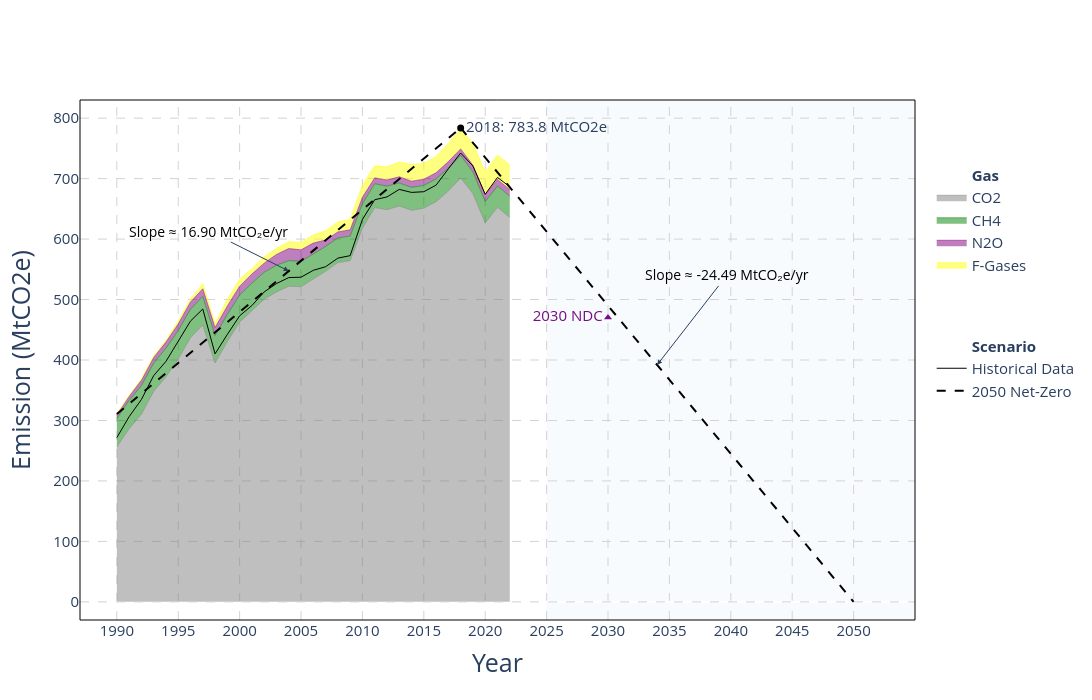

The cell this chart's notebook holds for it:
### Code cell
fig = go.Figure()

# emiss_2018 = 727.6
emiss_2018 = 783.8

# === Legend Group: Gases ===
fig.add_trace(go.Scatter(
    x=[None], y=[None], mode='lines',
    line=dict(color='rgba(0,0,0,0)'),
    name='<br><br><br><b>Gas</b>', showlegend=True, hoverinfo='skip'
))
fig.add_trace(go.Scatter(x=dfHistGas['Year'], y=dfHistGas['CO2_stack'],
    mode='lines', name='CO2', fill='tozeroy',
    line=dict(width=0.5, color='grey')
))
fig.add_trace(go.Scatter(x=dfHistGas['Year'], y=dfHistGas['CH4_stack'],
    mode='lines', name='CH4', fill='tonexty',
    line=dict(width=0.5, color='green')
))
fig.add_trace(go.Scatter(x=dfHistGas['Year'], y=dfHistGas['N2O_stack'],
    mode='lines', name='N2O', fill='tonexty',
    line=dict(width=0.5, color='purple')
))
fig.add_trace(go.Scatter(x=dfHistGas['Year'], y=dfHistGas['FGas_stack'],
    mode='lines', name='F-Gases', fill='tonexty',
    line=dict(width=0.5, color='yellow')
))

fig.add_trace(go.Scatter(
    x=[2030], y=[emiss_2018 * 0.6],
    mode='markers+text',
    marker=dict(color='#750D86', size=7, symbol='triangle-up'),
    text='2030 NDC', textposition="middle left",
    textfont=dict(size=15, color="#750D86"),
    showlegend=False
))


# === Static Reference Point ===
fig.add_trace(go.Scatter(
    x=[2018], y=[emiss_2018],
    mode='markers+text',
    marker=dict(color='black', size=7),
    text=f'2018: {emiss_2018} MtCO2e',
    textposition='middle right',
    textfont=dict(size=15),
    showlegend=False
))
# === Legend Group: Scenarios ===
fig.add_trace(go.Scatter(
    x=[None], y=[None], mode='lines',
    line=dict(color='rgba(0,0,0,0)'),
    name='<br><br><br><b>Scenario</b>', showlegend=True, hoverinfo='skip'
))
fig.add_trace(go.Scatter(
    x=dfHist['index'],
    y=dfHist['순배출량'] / 1000,
    mode='lines', name='Historical Data',
    line=dict(color='black', width=1)
))

# === Axes & Layout ===
fig.update_layout(
    # title="<b>Historical Greenhouse gas emissions of Korea</b>",
    # title_font_size=28,
    # title_x=0.43,
    legend_traceorder="normal",
    legend_title='',
    legend_font_size=15,
    plot_bgcolor='rgba(0,0,0,0)',
    width=1200,
    height=700,
    xaxis=dict(
        showgrid=False,
        title="Year", title_font_size=25,
        tickvals=list(range(1990, 2055, 5)),
        tickfont_size=15,
        range=[1987, 2055]
    ),
    yaxis=dict(
        showgrid=False,
        title="Emission (MtCO2e)", title_font_size=25,
        tickvals=list(range(0, 801, 100)),
        tickfont_size=15,
        range=[-30, 830]
    )
)


# === Grid Lines (manual dashed lines) ===
for x in range(1990, 2055, 5):
    fig.add_shape(type="line", x0=x, x1=x, y0=-30, y1=830,
                  line=dict(color="LightGrey", width=1, dash="dash"),
                  layer='below')
for y in range(0, 831, 100):
    fig.add_shape(type="line", x0=1987, x1=2055, y0=y, y1=y,
                  line=dict(color="LightGrey", width=1, dash="dash"),
                  layer='below')
fig.add_shape(type="line", x0=1987, x1=2055, y0=0, y1=0,
              line=dict(color="LightGrey", width=1, dash="dash"),
              layer='above')

# === Optional: Highlight window 2025–2035 ===
fig.add_vrect(x0=2025, x1=2055, fillcolor="LightBlue", opacity=0.1,
              layer="below", line_width=0)

# === Box Around Plot ===
fig.add_shape(
    type="rect", xref="paper", yref="paper",
    x0=0, x1=1, y0=0, y1=1,
    line=dict(color="black", width=1),
    layer="above"
)

fig.add_trace(go.Scatter(
    x=[2018, 2050],
    y=[783.8,   0],
    mode="lines",
    line=dict(color="black", dash="dash", width=2),
    name="2050 Net-Zero"
))


# fig.add_annotation(
#     text="w/o International Offset",
#     xref="paper", 
#     yref="paper",
#     x=0.5,
#     y=1.08,
#     showarrow=False,
#     font=dict(size=21, color="grey"),
#     align="center"
# )

# 1) 기울기 계산
slope = (783.8 - 310.57) / (2018 - 1990)  # ≈ 16.81 MtCO2e per year

# 2) 1990→2018 dashed 선 추가
fig.add_shape(
    type="line",
    xref="x", yref="y",
    x0=1990, y0=310.57,
    x1=2018, y1=783.8,
    line=dict(color="black", dash="dash", width=2),
    layer="above"
)

# 3) 중간 지점에 화살표와 함께 기울기 표시
mid_x = 2004
mid_y = (310.57 + 783.8) / 2

fig.add_annotation(
    x=mid_x, y=mid_y,
    text=f"Slope ≈ {slope:.2f} MtCO₂e/yr",
    showarrow=True,
    arrowhead=2,
    ax=-80,    # 화살표 꼬리 위치 조정
    ay=-40,
    font=dict(size=14, color="black")
)

# 1) Calculate net-zero slope from 2018→2050
slope_nz = (0 - 783.8) / (2050 - 2018)  # ≈ -24.49 MtCO₂e/yr

# 3) Annotate the slope at the midpoint
mid_x = (2018 + 2050) / 2       # 2034
mid_y = (783.8 +   0) / 2       # 391.9

fig.add_annotation(
    x=mid_x, y=mid_y,
    text=f"Slope ≈ {slope_nz:.2f} MtCO₂e/yr",
    showarrow=True,
    arrowhead=2,
    ax=70,    # tweak horizontal offset of the arrow tail
    ay=-90,   # tweak vertical offset
    font=dict(size=14, color="black")
)

fig

### Figure 1 — Plotly figure (JSON) as saved in the notebook; plotly's stock layout.template omitted (floating-point values rounded to 4 significant figures)
{"data": [{"hoverinfo": "skip", "line": {"color": "rgba(0,0,0,0)"}, "mode": "lines", "name": "<br><br><br><b>Gas</b>", "showlegend": true, "type": "scatter", "x": [null], "y": [null]}, {"fill": "tozeroy", "line": {"color": "grey", "width": 0.5}, "mode": "lines", "name": "CO2", "type": "scatter", "x": [1990, 1991, 1992, 1993, 1994, 1995, 1996, 1997, 1998, 1999, 2000, 2001, 2002, 2003, 2004, 2005, 2006, 2007, 2008, 2009, 2010, 2011, 2012, 2013, 2014, 2015, 2016, 2017, 2018, 2019, 2020, 2021, 2022], "y": [256.2, 286.2, 310.4, 347.7, 372.2, 401.7, 437.1, 457.9, 395.0, 430.5, 462.6, 482.3, 500.5, 512.5, 521.9, 521.3, 533.4, 546.7, 561.1, 564.3, 618.0, 652.0, 648.7, 654.7, 647.5, 651.1, 661.8, 679.6, 701.1, 675.2, 626.7, 652.5, 635.8]}, {"fill": "tonexty", "line": {"color": "green", "width": 0.5}, "mode": "lines", "name": "CH4", "type": "scatter", "x": [1990, 1991, 1992, 1993, 1994, 1995, 1996, 1997, 1998, 1999, 2000, 2001, 2002, 2003, 2004, 2005, 2006, 2007, 2008, 2009, 2010, 2011, 2012, 2013, 2014, 2015, 2016, 2017, 2018, 2019, 2020, 2021, 2022], "y": [303.0, 333.3, 357.6, 394.9, 419.5, 448.8, 484.1, 505.0, 440.6, 475.4, 507.3, 527.2, 545.0, 556.8, 564.3, 563.4, 575.3, 587.8, 601.8, 605.0, 658.7, 691.5, 687.5, 692.8, 685.5, 688.9, 699.4, 717.5, 738.2, 711.1, 662.3, 687.8, 671.0]}, {"fill": "tonexty", "line": {"color": "purple", "width": 0.5}, "mode": "lines", "name": "N2O", "type": "scatter", "x": [1990, 1991, 1992, 1993, 1994, 1995, 1996, 1997, 1998, 1999, 2000, 2001, 2002, 2003, 2004, 2005, 2006, 2007, 2008, 2009, 2010, 2011, 2012, 2013, 2014, 2015, 2016, 2017, 2018, 2019, 2020, 2021, 2022], "y": [309.4, 340.1, 366.5, 404.2, 429.6, 459.7, 496.0, 517.8, 453.6, 489.3, 522.1, 542.3, 560.2, 574.6, 584.3, 582.2, 593.3, 598.4, 611.8, 615.3, 669.3, 701.2, 697.7, 703.0, 695.7, 699.0, 709.7, 728.1, 749.1, 722.1, 673.0, 698.6, 681.7]}, {"fill": "tonexty", "line": {"color": "yellow", "width": 0.5}, "mode": "lines", "name": "F-Gases", "type": "scatter", "x": [1990, 1991, 1992, 1993, 1994, 1995, 1996, 1997, 1998, 1999, 2000, 2001, 2002, 2003, 2004, 2005, 2006, 2007, 2008, 2009, 2010, 2011, 2012, 2013, 2014, 2015, 2016, 2017, 2018, 2019, 2020, 2021, 2022], "y": [310.6, 341.2, 368.8, 406.8, 432.8, 464.5, 501.1, 526.1, 460.2, 500.6, 533.5, 550.8, 571.0, 584.5, 595.8, 594.4, 607.0, 613.6, 628.4, 632.3, 689.4, 721.1, 719.4, 727.6, 723.5, 725.3, 736.7, 758.3, 782.9, 758.2, 710.8, 739.2, 722.6]}, {"marker": {"color": "#750D86", "size": 7, "symbol": "triangle-up"}, "mode": "markers+text", "showlegend": false, "text": "2030 NDC", "textfont": {"color": "#750D86", "size": 15}, "textposition": "middle left", "type": "scatter", "x": [2030], "y": [470.3]}, {"marker": {"color": "black", "size": 7}, "mode": "markers+text", "showlegend": false, "text": "2018: 783.8 MtCO2e", "textfont": {"size": 15}, "textposition": "middle right", "type": "scatter", "x": [2018], "y": [783.8]}, {"hoverinfo": "skip", "line": {"color": "rgba(0,0,0,0)"}, "mode": "lines", "name": "<br><br><br><b>Scenario</b>", "showlegend": true, "type": "scatter", "x": [null], "y": [null]}, {"line": {"color": "black", "width": 1}, "mode": "lines", "name": "Historical Data", "type": "scatter", "x": [1990, 1991, 1992, 1993, 1994, 1995, 1996, 1997, 1998, 1999, 2000, 2001, 2002, 2003, 2004, 2005, 2006, 2007, 2008, 2009, 2010, 2011, 2012, 2013, 2014, 2015, 2016, 2017, 2018, 2019, 2020, 2021, 2022], "y": [271.6, 306.2, 334.6, 374.2, 397.8, 431.2, 464.4, 484.4, 410.2, 442.3, 473.1, 490.1, 512.6, 526.4, 536.3, 536.9, 548.3, 554.3, 568.5, 572.6, 632.4, 665.1, 669.7, 682.1, 677.2, 678.3, 689.2, 716.3, 742.3, 720.7, 674.1, 702.0, 686.5]}, {"line": {"color": "black", "dash": "dash", "width": 2}, "mode": "lines", "name": "2050 Net-Zero", "type": "scatter", "x": [2018, 2050], "y": [783.8, 0]}], "layout": {"annotations": [{"arrowhead": 2, "ax": -80, "ay": -40, "font": {"color": "black", "size": 14}, "showarrow": true, "text": "Slope ≈ 16.90 MtCO₂e/yr", "x": 2004, "y": 547.2}, {"arrowhead": 2, "ax": 70, "ay": -90, "font": {"color": "black", "size": 14}, "showarrow": true, "text": "Slope ≈ -24.49 MtCO₂e/yr", "x": 2034, "y": 391.9}], "height": 700, "legend": {"font": {"size": 15}, "title": {"text": ""}, "traceorder": "normal"}, "plot_bgcolor": "rgba(0,0,0,0)", "shapes": [{"layer": "below", "line": {"color": "LightGrey", "dash": "dash", "width": 1}, "type": "line", "x0": 1990, "x1": 1990, "y0": -30, "y1": 830}, {"layer": "below", "line": {"color": "LightGrey", "dash": "dash", "width": 1}, "type": "line", "x0": 1995, "x1": 1995, "y0": -30, "y1": 830}, {"layer": "below", "line": {"color": "LightGrey", "dash": "dash", "width": 1}, "type": "line", "x0": 2000, "x1": 2000, "y0": -30, "y1": 830}, {"layer": "below", "line": {"color": "LightGrey", "dash": "dash", "width": 1}, "type": "line", "x0": 2005, "x1": 2005, "y0": -30, "y1": 830}, {"layer": "below", "line": {"color": "LightGrey", "dash": "dash", "width": 1}, "type": "line", "x0": 2010, "x1": 2010, "y0": -30, "y1": 830}, {"layer": "below", "line": {"color": "LightGrey", "dash": "dash", "width": 1}, "type": "line", "x0": 2015, "x1": 2015, "y0": -30, "y1": 830}, {"layer": "below", "line": {"color": "LightGrey", "dash": "dash", "width": 1}, "type": "line", "x0": 2020, "x1": 2020, "y0": -30, "y1": 830}, {"layer": "below", "line": {"color": "LightGrey", "dash": "dash", "width": 1}, "type": "line", "x0": 2025, "x1": 2025, "y0": -30, "y1": 830}, {"layer": "below", "line": {"color": "LightGrey", "dash": "dash", "width": 1}, "type": "line", "x0": 2030, "x1": 2030, "y0": -30, "y1": 830}, {"layer": "below", "line": {"color": "LightGrey", "dash": "dash", "width": 1}, "type": "line", "x0": 2035, "x1": 2035, "y0": -30, "y1": 830}, {"layer": "below", "line": {"color": "LightGrey", "dash": "dash", "width": 1}, "type": "line", "x0": 2040, "x1": 2040, "y0": -30, "y1": 830}, {"layer": "below", "line": {"color": "LightGrey", "dash": "dash", "width": 1}, "type": "line", "x0": 2045, "x1": 2045, "y0": -30, "y1": 830}, {"layer": "below", "line": {"color": "LightGrey", "dash": "dash", "width": 1}, "type": "line", "x0": 2050, "x1": 2050, "y0": -30, "y1": 830}, {"layer": "below", "line": {"color": "LightGrey", "dash": "dash", "width": 1}, "type": "line", "x0": 1987, "x1": 2055, "y0": 0, "y1": 0}, {"layer": "below", "line": {"color": "LightGrey", "dash": "dash", "width": 1}, "type": "line", "x0": 1987, "x1": 2055, "y0": 100, "y1": 100}, {"layer": "below", "line": {"color": "LightGrey", "dash": "dash", "width": 1}, "type": "line", "x0": 1987, "x1": 2055, "y0": 200, "y1": 200}, {"layer": "below", "line": {"color": "LightGrey", "dash": "dash", "width": 1}, "type": "line", "x0": 1987, "x1": 2055, "y0": 300, "y1": 300}, {"layer": "below", "line": {"color": "LightGrey", "dash": "dash", "width": 1}, "type": "line", "x0": 1987, "x1": 2055, "y0": 400, "y1": 400}, {"layer": "below", "line": {"color": "LightGrey", "dash": "dash", "width": 1}, "type": "line", "x0": 1987, "x1": 2055, "y0": 500, "y1": 500}, {"layer": "below", "line": {"color": "LightGrey", "dash": "dash", "width": 1}, "type": "line", "x0": 1987, "x1": 2055, "y0": 600, "y1": 600}, {"layer": "below", "line": {"color": "LightGrey", "dash": "dash", "width": 1}, "type": "line", "x0": 1987, "x1": 2055, "y0": 700, "y1": 700}, {"layer": "below", "line": {"color": "LightGrey", "dash": "dash", "width": 1}, "type": "line", "x0": 1987, "x1": 2055, "y0": 800, "y1": 800}, {"layer": "above", "line": {"color": "LightGrey", "dash": "dash", "width": 1}, "type": "line", "x0": 1987, "x1": 2055, "y0": 0, "y1": 0}, {"fillcolor": "LightBlue", "layer": "below", "line": {"width": 0}, "opacity": 0.1, "type": "rect", "x0": 2025, "x1": 2055, "xref": "x", "y0": 0, "y1": 1, "yref": "y domain"}, {"layer": "above", "line": {"color": "black", "width": 1}, "type": "rect", "x0": 0, "x1": 1, "xref": "paper", "y0": 0, "y1": 1, "yref": "paper"}, {"layer": "above", "line": {"color": "black", "dash": "dash", "width": 2}, "type": "line", "x0": 1990, "x1": 2018, "xref": "x", "y0": 310.6, "y1": 783.8, "yref": "y"}], "width": 1200, "xaxis": {"range": [1987, 2055], "showgrid": false, "tickfont": {"size": 15}, "tickvals": [1990, 1995, 2000, 2005, 2010, 2015, 2020, 2025, 2030, 2035, 2040, 2045, 2050], "title": {"font": {"size": 25}, "text": "Year"}}, "yaxis": {"range": [-30, 830], "showgrid": false, "tickfont": {"size": 15}, "tickvals": [0, 100, 200, 300, 400, 500, 600, 700, 800], "title": {"font": {"size": 25}, "text": "Emission (MtCO2e)"}}}}
